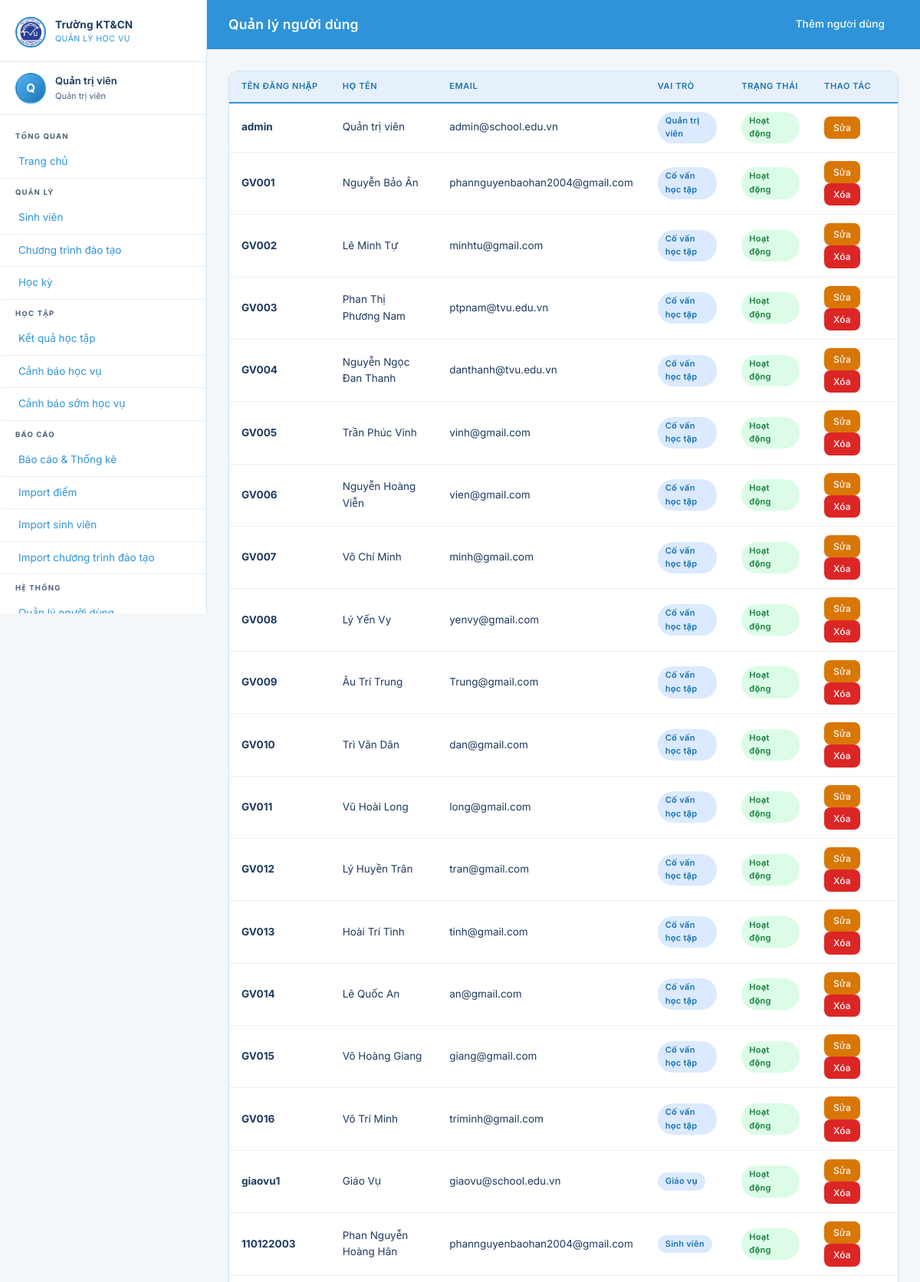
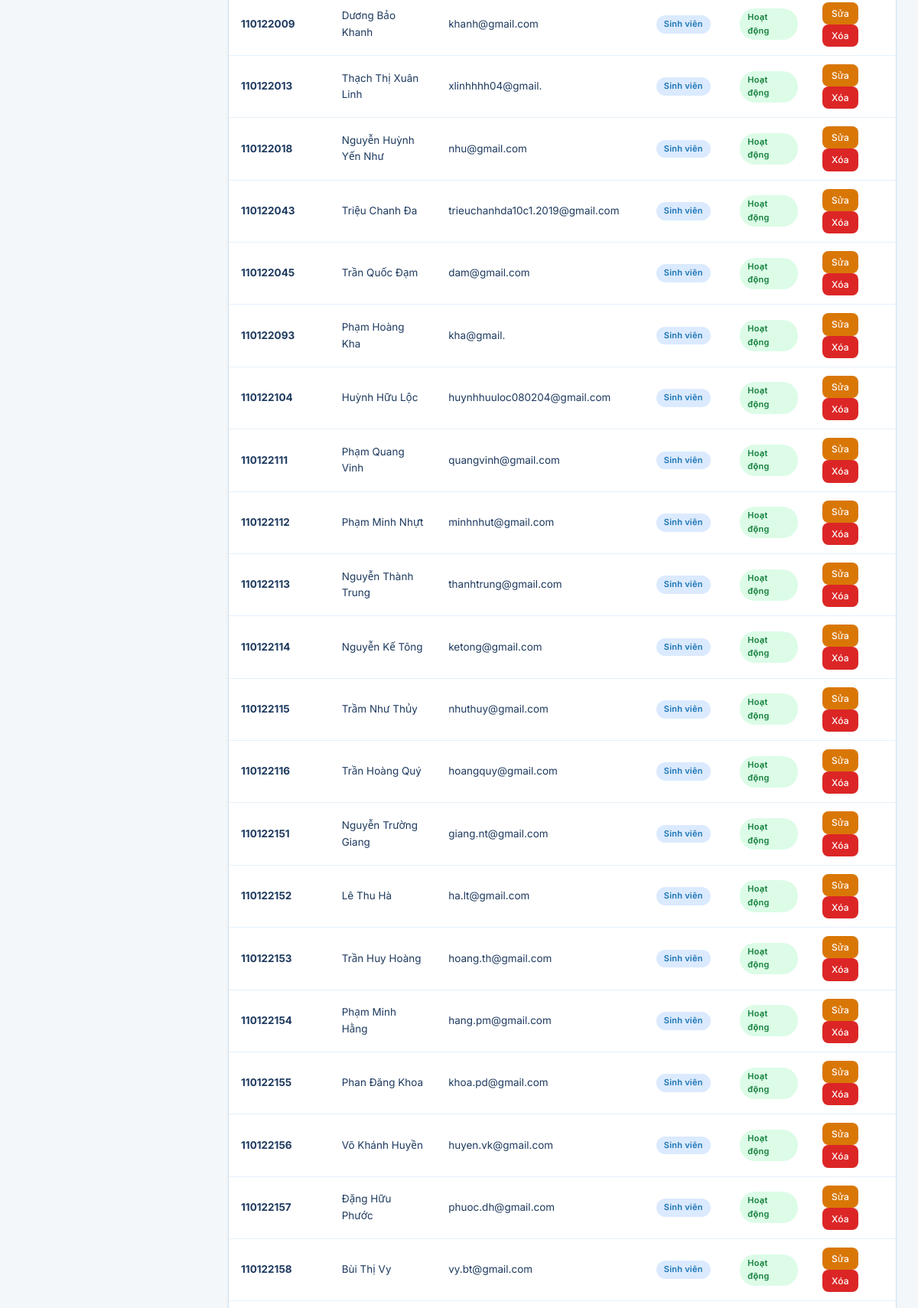
Screenshot of /accounts/users/ (signed in, upper part) with the database file from the repository (2 pictures, top to bottom).
### accounts/models.py (models this page shows, shortened)
class CustomUser(AbstractUser):
    ROLE_CHOICES = [
        ('admin', 'Quản trị viên'),
        ('giaovu', 'Giáo vụ'),
        ('covan', 'Cố vấn học tập'),
        ('sinhvien', 'Sinh viên'),
    ]
    role = models.CharField(max_length=20, choices=ROLE_CHOICES, default='sinhvien', verbose_name='Vai trò')
    full_name = models.CharField(max_length=200, blank=True, verbose_name='Họ và tên')
    phone = models.CharField(max_length=15, blank=True, verbose_name='Số điện thoại')
    class Meta:
        db_table = 'customuser'
        verbose_name = 'Người dùng'
        verbose_name_plural = 'Người dùng'
    @property
    def is_admin(self):
        return self.role == 'admin'
    @property
    def is_giaovu(self):
        return self.role == 'giaovu'
    @property
    def is_sinhvien(self):
        return self.role == 'sinhvien'

### accounts/views.py (the view)
# urls.py: path('users/', views.user_list, name='user_list'),
@login_required
def user_list(request):
    if not (request.user.is_admin):
        messages.error(request, 'Bạn không có quyền truy cập.')
        return redirect('dashboard:index')
    users = CustomUser.objects.all().order_by('role', 'username')
    return render(request, 'accounts/user_list.html', {'users': users})

### templates/accounts/user_list.html (shortened to what this page needs)
{% extends 'base.html' %}
{% block page_title %}Quản lý người dùng{% endblock %}
{% block topbar_actions %}
<a href="{% url 'accounts:user_create' %}" class="btn btn-primary">Thêm người dùng</a>
{% endblock %}
{% block content %}
<div class="card">
    <div class="card-body" style="padding:0">
        <div class="table-responsive">
        <table class="data-table">
            <thead><tr>
                <th>Tên đăng nhập</th><th>Họ tên</th><th>Email</th><th>Vai trò</th><th>Trạng thái</th><th>Thao tác</th>
            </tr></thead>
            <tbody>
            {% for u in users %}
            <tr>
                <td><strong>{{ u.username }}</strong></td>
                <td>{{ u.full_name|default:'-' }}</td>
                <td>{{ u.email|default:'-' }}</td>
                <td><span class="badge badge-info">{{ u.get_role_display }}</span></td>
                <td>{% if u.is_active %}<span class="badge badge-success">Hoạt động</span>{% else %}<span class="badge badge-secondary">Khóa</span>{% endif %}</td>
                <td>
                    <a href="{% url 'accounts:user_edit' u.pk %}" class="btn btn-sm btn-warning">Sửa</a>
                    {% if u != request.user %}
                    <a href="{% url 'accounts:user_delete' u.pk %}" class="btn btn-sm btn-danger">Xóa</a>
                    {% endif %}
                </td>
            </tr>
            {% empty %}
            <tr><td colspan="6" style="text-align:center;color:#94a3b8;padding:32px">Chưa có người dùng</td></tr>
            {% endfor %}
            </tbody>
        </table>
        </div>
    </div>
</div>
{% endblock %}

### templates/base.html (shortened to what this page needs)
<!DOCTYPE html>
<html lang="vi">
<head>
    <link rel="stylesheet" href="/static/css/main.css?v=1.0.5">
</head>
<body>
{% if user.is_authenticated %}
<aside class="sidebar" id="sidebar">
    <div class="sidebar-brand">
        <img src="/static/img/logo_tvu.png" alt="TVU Logo"
             style="width:40px;height:40px;border-radius:50%;object-fit:cover;flex-shrink:0">
        <div>
            <div class="brand-text">Trường KT&CN</div>
            <div class="brand-sub">Quản lý Học Vụ</div>
        </div>
    </div>
    <div class="sidebar-user">
        <div class="avatar">{{ user.full_name|first|upper|default:user.username|first|upper }}</div>
        <div class="user-info">
            <div class="user-name">{{ user.full_name|default:user.username }}</div>
            <div class="user-role">{{ user.get_role_display }}</div>
        </div>
    </div>
    <nav class="sidebar-nav">
        <div class="nav-section-title">Tổng quan</div>
        <a href="{% url 'dashboard:index' %}" class="{% if request.resolver_match.namespace == 'dashboard' and request.resolver_match.url_name == 'index' %}active{% endif %}">
            Trang chủ
        </a>
        {% if not user.is_sinhvien %}
        <div class="nav-section-title">Quản lý</div>
        <a href="{% url 'students:sinhvien_list' %}" class="{% if request.resolver_match.namespace == 'students' and 'sinhvien' in request.resolver_match.url_name %}active{% endif %}">
            Sinh viên
        </a>
        {% if user.is_giaovu or user.is_admin %}
        <a href="{% url 'students:monhoc_list' %}" class="{% if 'monhoc' in request.resolver_match.url_name %}active{% endif %}">
            Chương trình đào tạo
        </a>
        <a href="{% url 'students:hocky_list' %}" class="{% if 'hocky' in request.resolver_match.url_name %}active{% endif %}">
            Học kỳ
        </a>
        {% endif %}
        {% else %}
        <div class="nav-section-title">Thông tin</div>
        {% endif %}
        <div class="nav-section-title">Học tập</div>
        <a href="{% url 'results:ketqua_list' %}" class="{% if request.resolver_match.namespace == 'results' %}active{% endif %}">
            Kết quả học tập
        </a>
        <a href="{% url 'academic_warnings:canhbao_list' %}" class="{% if request.resolver_match.namespace == 'academic_warnings' and request.resolver_match.url_name == 'canhbao_list' %}active{% endif %}">
            Cảnh báo học vụ
        </a>
        <a href="{% url 'academic_warnings:canhbao_som_list' %}" class="{% if request.resolver_match.namespace == 'academic_warnings' and 'canhbao_som' in request.resolver_match.url_name %}active{% endif %}">
            Cảnh báo sớm học vụ
        </a>
        {% if not user.is_sinhvien %}
        <div class="nav-section-title">Báo cáo</div>
        <a href="{% url 'dashboard:bao_cao' %}" class="{% if request.resolver_match.url_name == 'bao_cao' %}active{% endif %}">
            Báo cáo & Thống kê
        </a>
        {% if user.is_giaovu or user.is_admin %}
        <a href="{% url 'results:import_diem' %}">
            Import điểm
        </a>
        <a href="{% url 'students:import_sinhvien' %}">
            Import sinh viên
        </a>
        <a href="{% url 'students:import_monhoc' %}">
            Import chương trình đào tạo
        </a>
        {% endif %}
        {% endif %}
        {% if user.is_admin %}
        <div class="nav-section-title">Hệ thống</div>
        <a href="{% url 'accounts:user_list' %}">
            Quản lý người dùng
        </a>
        {% endif %}
    </nav>
</aside>
<div class="main-wrapper">
    <header class="topbar">
        <div class="topbar-title">{% block page_title %}Dashboard{% endblock %}</div>
        <div class="topbar-actions">
            {% block topbar_actions %}{% endblock %}
        </div>
    </header>
    <main class="page-content">
        {% block content %}{% endblock %}
    </main>
</div>
{% else %}
{% block auth_content %}{% endblock %}
{% endif %}
</body>
</html>

### rows the page displays
CustomUser: full_name|first "Q", full_name "Quản trị viên", role "Quản trị viên", username "admin", email "admin@school.edu.vn", is_active "Hoạt động"
CustomUser: username "GV001", full_name "Nguyễn Bảo Ân", email "phannguyenbaohan2004@gmail.com", role "Cố vấn học tập", is_active "Hoạt động", shows "Xóa"
CustomUser: username "GV002", full_name "Lê Minh Tự", email "minhtu@gmail.com", role "Cố vấn học tập", is_active "Hoạt động", shows "Xóa"
CustomUser: username "GV003", full_name "Phan Thị Phương Nam", email "ptpnam@tvu.edu.vn", role "Cố vấn học tập", is_active "Hoạt động", shows "Xóa"
CustomUser: username "GV004", full_name "Nguyễn Ngọc Đan Thanh", email "danthanh@tvu.edu.vn", role "Cố vấn học tập", is_active "Hoạt động", shows "Xóa"
CustomUser: username "GV005", full_name "Trần Phúc Vinh", email "vinh@gmail.com", role "Cố vấn học tập", is_active "Hoạt động", shows "Xóa"
CustomUser: username "GV006", full_name "Nguyễn Hoàng Viễn", email "vien@gmail.com", role "Cố vấn học tập", is_active "Hoạt động", shows "Xóa"
CustomUser: username "GV007", full_name "Võ Chí Minh", email "minh@gmail.com", role "Cố vấn học tập", is_active "Hoạt động", shows "Xóa"
CustomUser: username "GV008", full_name "Lý Yến Vy", email "yenvy@gmail.com", role "Cố vấn học tập", is_active "Hoạt động", shows "Xóa"
CustomUser: username "GV009", full_name "Âu Trí Trung", email "Trung@gmail.com", role "Cố vấn học tập", is_active "Hoạt động", shows "Xóa"
CustomUser: username "GV010", full_name "Trì Văn Dân", email "dan@gmail.com", role "Cố vấn học tập", is_active "Hoạt động", shows "Xóa"
CustomUser: username "GV011", full_name "Vũ Hoài Long", email "long@gmail.com", role "Cố vấn học tập", is_active "Hoạt động", shows "Xóa"
CustomUser: username "GV012", full_name "Lý Huyền Trân", email "tran@gmail.com", role "Cố vấn học tập", is_active "Hoạt động", shows "Xóa"
CustomUser: username "GV013", full_name "Hoài Trí Tình", email "tinh@gmail.com", role "Cố vấn học tập", is_active "Hoạt động", shows "Xóa"
CustomUser: username "GV014", full_name "Lê Quốc An", email "an@gmail.com", role "Cố vấn học tập", is_active "Hoạt động", shows "Xóa"
CustomUser: username "GV015", full_name "Võ Hoàng Giang", email "giang@gmail.com", role "Cố vấn học tập", is_active "Hoạt động", shows "Xóa"
CustomUser: username "GV016", full_name "Võ Trí Minh", email "triminh@gmail.com", role "Cố vấn học tập", is_active "Hoạt động", shows "Xóa"
CustomUser: username "giaovu1", full_name "Giáo Vụ", email "giaovu@school.edu.vn", role "Giáo vụ", is_active "Hoạt động", shows "Xóa"
CustomUser: username "110122003", full_name "Phan Nguyễn Hoàng Hân", email "phannguyenbaohan2004@gmail.com", role "Sinh viên", is_active "Hoạt động", shows "Xóa"
CustomUser: username "110122009", full_name "Dương Bảo Khanh", email "khanh@gmail.com", role "Sinh viên", is_active "Hoạt động", shows "Xóa"
CustomUser: username "110122013", full_name "Thạch Thị Xuân Linh", email "xlinhhhh04@gmail.", role "Sinh viên", is_active "Hoạt động", shows "Xóa"
CustomUser: username "110122018", full_name "Nguyễn Huỳnh Yến Như", email "nhu@gmail.com", role "Sinh viên", is_active "Hoạt động", shows "Xóa"
CustomUser: username "110122043", full_name "Triệu Chanh Đa", email "trieuchanhda10c1.2019@gmail.com", role "Sinh viên", is_active "Hoạt động", shows "Xóa"
CustomUser: username "110122045", full_name "Trần Quốc Đạm", email "dam@gmail.com", role "Sinh viên", is_active "Hoạt động", shows "Xóa"
CustomUser: username "110122093", full_name "Phạm Hoàng Kha", email "kha@gmail.", role "Sinh viên", is_active "Hoạt động", shows "Xóa"
CustomUser: username "110122104", full_name "Huỳnh Hữu Lộc", email "huynhhuuloc080204@gmail.com", role "Sinh viên", is_active "Hoạt động", shows "Xóa"
CustomUser: username "110122111", full_name "Phạm Quang Vinh", email "quangvinh@gmail.com", role "Sinh viên", is_active "Hoạt động", shows "Xóa"
CustomUser: username "110122112", full_name "Phạm Minh Nhựt", email "minhnhut@gmail.com", role "Sinh viên", is_active "Hoạt động", shows "Xóa"
CustomUser: username "110122113", full_name "Nguyễn Thành Trung", email "thanhtrung@gmail.com", role "Sinh viên", is_active "Hoạt động", shows "Xóa"
CustomUser: username "110122114", full_name "Nguyễn Kế Tông", email "ketong@gmail.com", role "Sinh viên", is_active "Hoạt động", shows "Xóa"
CustomUser: username "110122115", full_name "Trầm Như Thủy", email "nhuthuy@gmail.com", role "Sinh viên", is_active "Hoạt động", shows "Xóa"
CustomUser: username "110122116", full_name "Trần Hoàng Quý", email "hoangquy@gmail.com", role "Sinh viên", is_active "Hoạt động", shows "Xóa"
CustomUser: username "110122151", full_name "Nguyễn Trường Giang", email "giang.nt@gmail.com", role "Sinh viên", is_active "Hoạt động", shows "Xóa"
CustomUser: username "110122152", full_name "Lê Thu Hà", email "ha.lt@gmail.com", role "Sinh viên", is_active "Hoạt động", shows "Xóa"
CustomUser: username "110122153", full_name "Trần Huy Hoàng", email "hoang.th@gmail.com", role "Sinh viên", is_active "Hoạt động", shows "Xóa"
CustomUser: username "110122154", full_name "Phạm Minh Hằng", email "hang.pm@gmail.com", role "Sinh viên", is_active "Hoạt động", shows "Xóa"
CustomUser: username "110122155", full_name "Phan Đăng Khoa", email "khoa.pd@gmail.com", role "Sinh viên", is_active "Hoạt động", shows "Xóa"
CustomUser: username "110122156", full_name "Võ Khánh Huyền", email "huyen.vk@gmail.com", role "Sinh viên", is_active "Hoạt động", shows "Xóa"
CustomUser: username "110122157", full_name "Đặng Hữu Phước", email "phuoc.dh@gmail.com", role "Sinh viên", is_active "Hoạt động", shows "Xóa"
CustomUser: username "110122158", full_name "Bùi Thị Vy", email "vy.bt@gmail.com", role "Sinh viên", is_active "Hoạt động", shows "Xóa"
